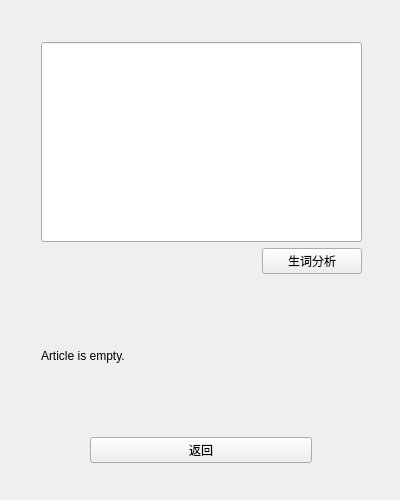
<?xml version="1.0" encoding="UTF-8"?>
<ui version="4.0">
 <class>ArticleUi</class>
 <widget class="QWidget" name="ArticleUi">
  <property name="geometry">
   <rect>
    <x>0</x>
    <y>0</y>
    <width>400</width>
    <height>500</height>
   </rect>
  </property>
  <property name="windowTitle">
   <string>Form</string>
  </property>
  <widget class="QWidget" name="layoutWidget">
   <property name="geometry">
    <rect>
     <x>41</x>
     <y>42</y>
     <width>321</width>
     <height>421</height>
    </rect>
   </property>
   <layout class="QVBoxLayout" name="verticalLayout">
    <item>
     <widget class="QLineEdit" name="lineEdit">
      <property name="minimumSize">
       <size>
        <width>0</width>
        <height>200</height>
       </size>
      </property>
      <property name="maximumSize">
       <size>
        <width>16777215</width>
        <height>200</height>
       </size>
      </property>
     </widget>
    </item>
    <item>
     <layout class="QHBoxLayout" name="horizontalLayout">
      <item>
       <spacer name="horizontalSpacer">
        <property name="orientation">
         <enum>Qt::Horizontal</enum>
        </property>
        <property name="sizeHint" stdset="0">
         <size>
          <width>40</width>
          <height>20</height>
         </size>
        </property>
       </spacer>
      </item>
      <item>
       <widget class="QPushButton" name="analysis">
        <property name="minimumSize">
         <size>
          <width>100</width>
          <height>0</height>
         </size>
        </property>
        <property name="maximumSize">
         <size>
          <width>100</width>
          <height>16777215</height>
         </size>
        </property>
        <property name="text">
         <string>生词分析</string>
        </property>
       </widget>
      </item>
     </layout>
    </item>
    <item>
     <widget class="QLabel" name="label">
      <property name="text">
       <string>Article is empty.</string>
      </property>
     </widget>
    </item>
    <item>
     <layout class="QHBoxLayout" name="horizontalLayout_2">
      <item>
       <widget class="QPushButton" name="back">
        <property name="minimumSize">
         <size>
          <width>222</width>
          <height>0</height>
         </size>
        </property>
        <property name="maximumSize">
         <size>
          <width>222</width>
          <height>16777215</height>
         </size>
        </property>
        <property name="text">
         <string>返回</string>
        </property>
       </widget>
      </item>
     </layout>
    </item>
   </layout>
  </widget>
 </widget>
 <resources/>
 <connections/>
</ui>
